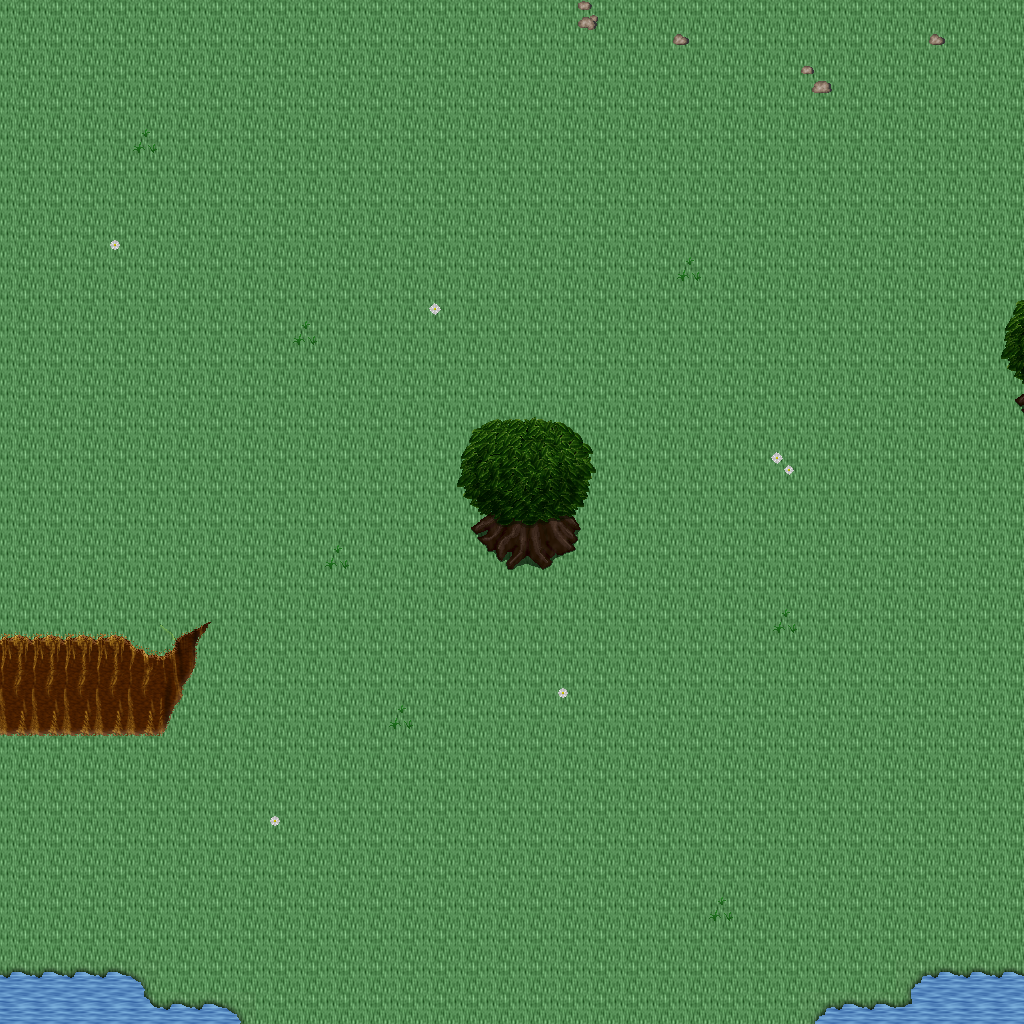

Tiled map render using the project's own tile images. Description and the map definition, with tile-layer contents summarised, below:
An orthogonal 32x32 tile map with 32x32 px tiles, 5 tile layers (Ground, Objects, Objects2, Above, ...), 1 hidden layer not drawn, 24 tilesets.

<map version="1.10" tiledversion="1.11.0" orientation="orthogonal" renderorder="right-down" width="32" height="32" tilewidth="32" tileheight="32" infinite="0" nextlayerid="11" nextobjectid="1">
 <tileset firstgid="1" name="ground_ground" tilewidth="32" tileheight="32" tilecount="33" columns="3">
  <image source="../drawable/ground_ground.png" width="96" height="352" />
 </tileset>
 <tileset firstgid="34" name="ground_ridge_earth_dark" tilewidth="32" tileheight="32" tilecount="96" columns="12">
  <image source="../drawable/ground_ridge_earth_dark.png" width="384" height="256" />
 </tileset>
 <tileset firstgid="130" name="ground_grass_edges" tilewidth="32" tileheight="32" tilecount="36" columns="12">
  <image source="../drawable/ground_grass_edges.png" width="384" height="96" />
 </tileset>
 <tileset firstgid="166" name="ground_water_pool" tilewidth="32" tileheight="32" tilecount="72" columns="3">
  <image source="../drawable/ground_water_pool.png" width="96" height="768" />
 </tileset>
 <tileset firstgid="238" name="plant_flower_daisy_white" tilewidth="32" tileheight="32" tilecount="8" columns="2">
  <image source="../drawable/plant_flower_daisy_white.png" width="64" height="128" />
 </tileset>
 <tileset firstgid="246" name="ground_rock_pebbles" tilewidth="32" tileheight="32" tilecount="3" columns="1">
  <image source="../drawable/ground_rock_pebbles.png" width="32" height="96" />
 </tileset>
 <tileset firstgid="249" name="plant_grasses" tilewidth="32" tileheight="32" tilecount="6" columns="3">
  <image source="../drawable/plant_grasses.png" width="96" height="64" />
 </tileset>
 <tileset firstgid="255" name="plant_flower_daisy_yellow" tilewidth="32" tileheight="32" tilecount="8" columns="2">
  <image source="../drawable/plant_flower_daisy_yellow.png" width="64" height="128" />
 </tileset>
 <tileset firstgid="263" name="ground_grass_corners" tilewidth="32" tileheight="32" tilecount="24" columns="6">
  <image source="../drawable/ground_grass_corners.png" width="192" height="128" />
 </tileset>
 <tileset firstgid="287" name="plant_tree_tree_darkgreen" tilewidth="32" tileheight="32" tilecount="88" columns="8">
  <image source="../drawable/plant_tree_tree_darkgreen.png" width="256" height="352" />
 </tileset>
 <tileset firstgid="375" name="plant_flower_daisy_blue" tilewidth="32" tileheight="32" tilecount="8" columns="2">
  <image source="../drawable/plant_flower_daisy_blue.png" width="64" height="128" />
 </tileset>
 <tileset firstgid="383" name="plant_flower_daisy_red" tilewidth="32" tileheight="32" tilecount="8" columns="2">
  <image source="../drawable/plant_flower_daisy_red.png" width="64" height="128" />
 </tileset>
 <tileset firstgid="391" name="ground_earth_edges" tilewidth="32" tileheight="32" tilecount="18" columns="6">
  <image source="../drawable/ground_earth_edges.png" width="192" height="96" />
 </tileset>
 <tileset firstgid="409" name="ground_water_waterfall" tilewidth="32" tileheight="32" tilecount="120" columns="8">
  <image source="../drawable/ground_water_waterfall.png" width="256" height="480" />
 </tileset>
 <tileset firstgid="529" name="logic_creature_elf" tilewidth="32" tileheight="32" tilecount="16" columns="8">
  <image source="../drawable/logic_creature_elf.png" width="256" height="64" />
 </tileset>
 <tileset firstgid="545" name="logic_item_resources" tilewidth="32" tileheight="32" tilecount="6" columns="6">
  <image source="../drawable/logic_item_resources.png" width="192" height="32" />
 </tileset>
 <tileset firstgid="551" name="logic_creature_animal" tilewidth="32" tileheight="32" tilecount="32" columns="8">
  <image source="../drawable/logic_creature_animal.png" width="256" height="128" />
 </tileset>
 <tileset firstgid="583" name="logic_collision" tilewidth="32" tileheight="32" tilecount="1" columns="1">
  <image source="../drawable/logic_collision.png" width="32" height="32" />
 </tileset>
 <tileset firstgid="584" name="object_suspension_bridge" tilewidth="32" tileheight="32" tilecount="24" columns="3">
  <image source="../drawable/object_suspension_bridge.png" width="96" height="256" />
 </tileset>
 <tileset firstgid="608" name="logic_creature_elemental" tilewidth="32" tileheight="32" tilecount="16" columns="8">
  <image source="../drawable/logic_creature_elemental.png" width="256" height="64" />
 </tileset>
 <tileset firstgid="624" name="ground_rock_rocks_3" tilewidth="32" tileheight="32" tilecount="16" columns="4">
  <image source="../drawable/ground_rock_rocks_3.png" width="128" height="128" />
 </tileset>
 <tileset firstgid="640" name="object_rotating_crystal" tilewidth="32" tileheight="32" tilecount="48" columns="8">
  <image source="../drawable/object_rotating_crystal.png" width="256" height="192" />
 </tileset>
 <tileset firstgid="688" name="light_white_1x1" tilewidth="32" tileheight="32" tilecount="1" columns="1">
  <image source="../drawable/light_white_1x1.png" width="32" height="32" />
 </tileset>
 <tileset firstgid="689" name="light_light_5x5" tilewidth="32" tileheight="32" tilecount="25" columns="5">
  <image source="../drawable/light_light_5x5.png" width="160" height="160" />
 </tileset>
 <layer id="1" name="Ground" width="32" height="32">
  <data>[1024 cells, 1024 non-empty, 2 distinct tile ids]</data>
 </layer>
 <layer id="2" name="Objects" width="32" height="32">
  <data>[1024 cells, 64 non-empty, 28 distinct tile ids]</data>
 </layer>
 <layer id="3" name="Objects2" width="32" height="32">
  <data>[1024 cells, 0 non-empty, 0 distinct tile ids]</data>
 </layer>
 <layer id="4" name="Above" width="32" height="32">
  <data>[1024 cells, 22 non-empty, 19 distinct tile ids]</data>
 </layer>
 <layer id="5" name="Above2" width="32" height="32">
  <data>[1024 cells, 0 non-empty, 0 distinct tile ids]</data>
 </layer>
 <layer id="6" name="Walkable" width="32" height="32" visible="0">
  <data>[1024 cells, 32 non-empty, 1 distinct tile ids]</data>
 </layer>
 <objectgroup id="7" name="Mapevents" />
 <objectgroup id="8" name="Spawn" />
 <objectgroup id="9" name="Keys" />
 <objectgroup id="10" name="Replace" />
</map>
